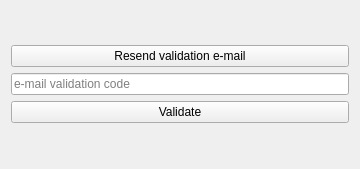
<?xml version="1.0" encoding="UTF-8"?>
<ui version="4.0">
 <class>ValidateForm</class>
 <widget class="QWidget" name="ValidateForm">
  <property name="geometry">
   <rect>
    <x>0</x>
    <y>0</y>
    <width>360</width>
    <height>169</height>
   </rect>
  </property>
  <property name="windowTitle">
   <string>Form</string>
  </property>
  <layout class="QVBoxLayout" name="verticalLayout_2">
   <item>
    <spacer name="verticalSpacer">
     <property name="orientation">
      <enum>Qt::Vertical</enum>
     </property>
     <property name="sizeHint" stdset="0">
      <size>
       <width>20</width>
       <height>37</height>
      </size>
     </property>
    </spacer>
   </item>
   <item>
    <widget class="QPushButton" name="resendButton">
     <property name="text">
      <string>Resend validation e-mail</string>
     </property>
    </widget>
   </item>
   <item>
    <layout class="QVBoxLayout" name="verticalLayout">
     <item>
      <widget class="QLineEdit" name="validateEdit">
       <property name="placeholderText">
        <string>e-mail validation code</string>
       </property>
       <property name="clearButtonEnabled">
        <bool>true</bool>
       </property>
      </widget>
     </item>
     <item>
      <widget class="QPushButton" name="validateButton">
       <property name="text">
        <string>Validate</string>
       </property>
       <property name="flat">
        <bool>false</bool>
       </property>
      </widget>
     </item>
    </layout>
   </item>
   <item>
    <spacer name="verticalSpacer_2">
     <property name="orientation">
      <enum>Qt::Vertical</enum>
     </property>
     <property name="sizeHint" stdset="0">
      <size>
       <width>20</width>
       <height>38</height>
      </size>
     </property>
    </spacer>
   </item>
  </layout>
 </widget>
 <resources/>
 <connections/>
</ui>
